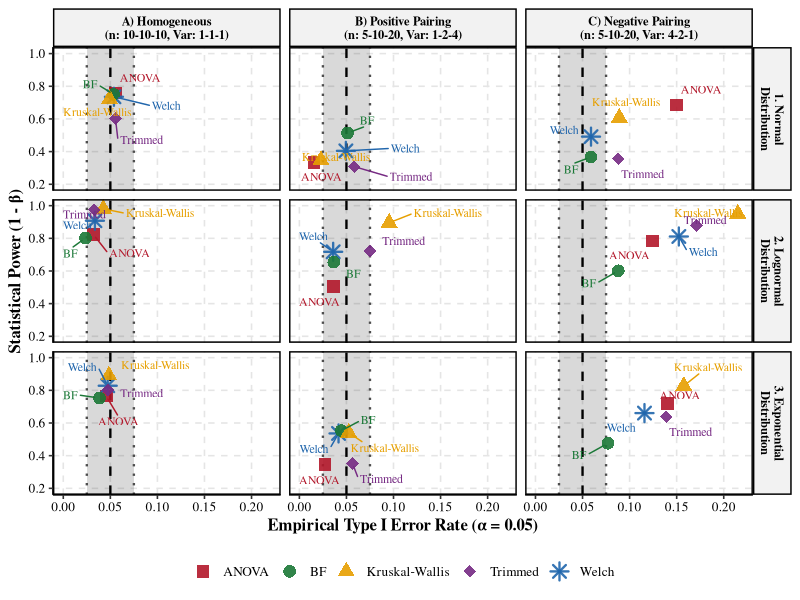

The R source for this figure:
# ==============================================================================
# FIGURE 1: 3x3 MATRIX PLOT FOR SIZE-POWER TRADE-OFF
# ==============================================================================

library(ggplot2)
library(ggrepel)

# Master Data Frame combining all data (with English Titles)
df_multi <- data.frame(
  Test = rep(rep(c("ANOVA", "Welch", "BF", "Kruskal-Wallis", "Trimmed"), 3), 3),
  
  # Distributions (Rows) - Long texts split into two lines with \n
  Distribution = factor(rep(c("1. Normal\nDistribution", 
                              "2. Lognormal\nDistribution", 
                              "3. Exponential\nDistribution"), each = 15)),
  
  # Scenarios (Columns)
  Scenario = factor(rep(rep(c("A) Homogeneous\n(n: 10-10-10, Var: 1-1-1)", 
                              "B) Positive Pairing\n(n: 5-10-20, Var: 1-2-4)", 
                              "C) Negative Pairing\n(n: 5-10-20, Var: 4-2-1)"), each = 5), 3)),
  
  Type1_Error = c(
    # --- NORMAL DISTRIBUTION ---
    0.0558, 0.0538, 0.0535, 0.0492, 0.0554,  # A (Homogeneous)
    0.0156, 0.0494, 0.0512, 0.0229, 0.0583,  # B (Positive Pairing)
    0.1501, 0.0590, 0.0589, 0.0890, 0.0879,  # C (Negative Pairing)
    
    # --- LOGNORMAL DISTRIBUTION ---
    0.0320, 0.0336, 0.0235, 0.0425, 0.0330,  # A (Homogeneous)
    0.0359, 0.0359, 0.0366, 0.0954, 0.0749,  # B (Positive Pairing)
    0.1241, 0.1523, 0.0879, 0.2150, 0.1712,  # C (Negative Pairing)
    
    # --- EXPONENTIAL DISTRIBUTION ---
    0.0456, 0.0472, 0.0384, 0.0485, 0.0476,  # A (Homogeneous)
    0.0271, 0.0416, 0.0445, 0.0523, 0.0565,  # B (Positive Pairing)
    0.1402, 0.1158, 0.0770, 0.1576, 0.1389   # C (Negative Pairing)
  ),
  
  Power = c(
    # --- NORMAL DISTRIBUTION ---
    0.7581, 0.7357, 0.7503, 0.7228, 0.6036,
    0.3342, 0.4046, 0.5141, 0.3476, 0.3081,
    0.6855, 0.4916, 0.3669, 0.6074, 0.3567,
    
    # --- LOGNORMAL DISTRIBUTION ---
    0.8232, 0.9077, 0.8019, 0.9803, 0.9743,
    0.5064, 0.7174, 0.6541, 0.8952, 0.7211,
    0.7834, 0.8112, 0.6010, 0.9509, 0.8775,
    
    # --- EXPONENTIAL DISTRIBUTION ---
    0.7647, 0.8282, 0.7528, 0.8909, 0.8013,
    0.3438, 0.5361, 0.5531, 0.5411, 0.3515,
    0.7201, 0.6607, 0.4762, 0.8275, 0.6385
  )
)

# Plotting the Graph (3x3 Matrix)
p = ggplot(df_multi, aes(x = Type1_Error, y = Power, color = Test, shape = Test)) +
  
  # Safe Zone (Gray Strip) - xmax 0.22
  annotate("rect", xmin = 0.025, xmax = 0.075, ymin = -Inf, ymax = Inf, alpha = 0.15, fill = "black") +
  geom_vline(xintercept = c(0.025, 0.075), linetype = "dotted", color = "gray30", linewidth = 0.8) +
  geom_vline(xintercept = 0.05, linetype = "dashed", color = "black", linewidth = 0.8) +
  
  # Points and Labels
  geom_point(size = 3.5, stroke = 1.2, alpha = 0.9) +
  geom_text_repel(aes(label = Test), size = 3, box.padding = 0.5, 
                  point.padding = 0.3, show.legend = FALSE, family = "serif") +
  
  # 3x3 MATRIX STRUCTURE
  facet_grid(Distribution ~ Scenario) +
  
  # Axis Settings
  scale_x_continuous(breaks = seq(0, 0.20, by = 0.05), limits = c(0, 0.22)) +
  scale_y_continuous(breaks = seq(0, 1, by = 0.20), limits = c(0.2, 1.0)) +
  
  # Colors and Shapes
  scale_color_manual(values = c("ANOVA" = "#B2182B", 
                                "Kruskal-Wallis" = "#E69F00",
                                "Welch" = "#2166AC", 
                                "BF" = "#1B7837", 
                                "Trimmed" = "#762A83")) +
  scale_shape_manual(values = c(15, 16, 17, 18, 8)) +
  
  # English Axis Labels
  labs(
    x = "Empirical Type I Error Rate (\u03B1 = 0.05)",
    y = "Statistical Power (1 - \u03B2)"
  ) +
  
  # Academic Theme
  theme_classic(base_size = 12, base_family = "serif") +
  theme(
    strip.background = element_rect(fill = "gray95", color = "black", linewidth = 1),
    # Font size reduced from 10 to 9 to fit perfectly into the boxes
    strip.text = element_text(face = "bold", size = 9, color = "black"), 
    panel.border = element_rect(color = "black", fill = NA, linewidth = 1),
    panel.grid.major = element_line(color = "gray90", linetype = "dashed"),
    legend.position = "bottom",
    legend.title = element_blank(),
    axis.text = element_text(color = "black"),
    axis.title = element_text(face = "bold")
  )

ggsave(filename = "Figure_1.tiff", 
       plot = p, 
       width = 10,          # Width (inches) - Ideal for 3 columns
       height = 8,          # Height (inches) - Ideal for 3 rows
       units = "in",        # Unit of measurement (inches)
       dpi = 600,           # High resolution requested by journals (300 or 600)
       compression = "lzw"  # Compression that reduces file size without degrading image quality
)
